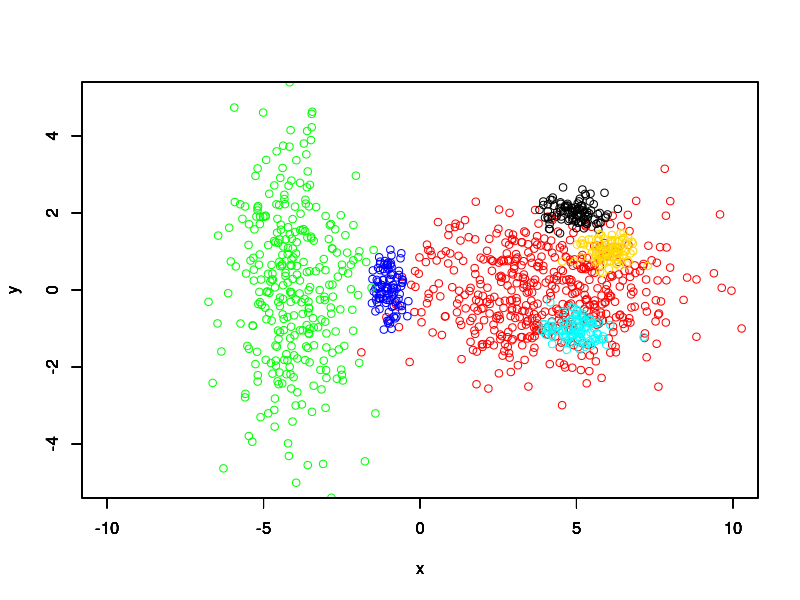

Here is the R script that generated this plot:
# Machine Learning 102 - Unsupervised - Hacker Dojo
# http://machinelearning102.pbworks.com/w/page/32890352/FrontPage
#
# Homework #3, Gaussian mixtue model, EM algorithm
# Dave Abercrombie, Noveember 1 2011
#
# http://machinelearning102.pbworks.com/w/file/fetch/47711752/Homework3.txt
#
# Problem 1 of 1
#

# Step 1. Generate synthetic datasets


# Step 1a Create a function that generates random points
# around a center cluster. 
#
point.generator.f <- function(
  label.string,
  center.vector,
  sd.vector,
  point.count
) {
  data.frame(
    label=label.string,
    x=rnorm(point.count, sd=sd.vector[1]) + center.vector[1],
    y=rnorm(point.count, sd=sd.vector[2]) + center.vector[2]
  )
}

# Step 1b: generate several clusters, resembling Tan's Basic Cluster Analysis 2004, slide 81'
red.df   <- point.generator.f(label.string="red",   center.vector=c( 4, 0), sd.vector=c(2, 1),      point.count=500)
blue.df  <- point.generator.f(label.string="blue",  center.vector=c(-1, 0), sd.vector=c(0.25, 0.5), point.count=100)
green.df <- point.generator.f(label.string="green", center.vector=c(-4, 0), sd.vector=c(1, 2),      point.count=300)
black.df <- point.generator.f(label.string="black", center.vector=c( 5, 2), sd.vector=c(0.5, 0.25), point.count=100)
gold.df  <- point.generator.f(label.string="gold",  center.vector=c( 6, 1), sd.vector=c(0.5, 0.25), point.count=100)
cyan.df  <- point.generator.f(label.string="cyan",  center.vector=c( 5,-1), sd.vector=c(0.5, 0.25), point.count=100)


# Step 1c: set plot limits and combine plots with par()
xlim.v <- c(-10,10)
ylim.v <- c(-5,5)

plot(   red.df[,-1], col="red",   xlim=xlim.v, ylim=ylim.v); par(new=T)
plot(  blue.df[,-1], col="blue",  xlim=xlim.v, ylim=ylim.v); par(new=T)
plot( green.df[,-1], col="green", xlim=xlim.v, ylim=ylim.v); par(new=T)
plot( black.df[,-1], col="black", xlim=xlim.v, ylim=ylim.v); par(new=T)
plot(  gold.df[,-1], col="gold",  xlim=xlim.v, ylim=ylim.v); par(new=T)
plot(  cyan.df[,-1], col="cyan",  xlim=xlim.v, ylim=ylim.v); par(new=F)

# Step 1d: combine into one data frame
syndata.labeled.df <- rbind(
  red.df,
  blue.df,
  green.df,
  black.df,
  gold.df,
  cyan.df
)

str(syndata.labeled.df)